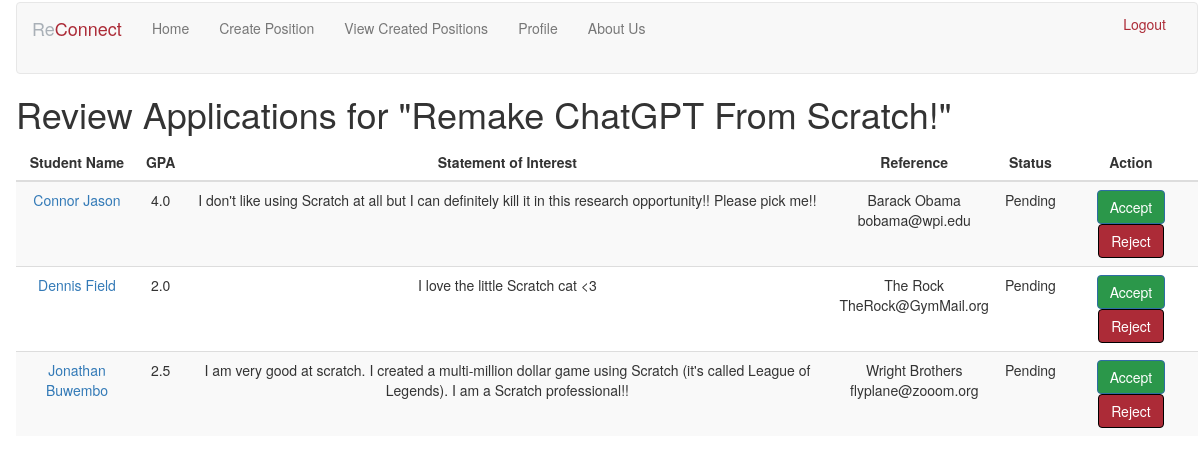
Screenshot of /review_applications/3 (signed in) with the database file from the repository.
### app/Model/models.py (models this page shows, shortened)
class ResearchPosition(db.Model):
    id = db.Column(db.Integer, primary_key=True)
    title = db.Column(db.String(30), unique=True)
    wantedGPA = db.Column(db.Float)
    languages = db.Column(db.String(150))
    description = db.Column(db.String(1500))
    researchGoals = db.Column(db.String(1500))
    startDate = db.Column(db.DateTime)
    endDate = db.Column(db.DateTime)
    timeCommitment = db.Column(db.Integer)
    faculty = db.Column(db.Integer, db.ForeignKey("faculty.id"))
    languages = db.relationship(
        "ProgrammingLanguage",
        secondary=positionLanguages,
        primaryjoin=(positionLanguages.c.position_id == id),
        backref=db.backref("positionLanguages", lazy="dynamic"),
        lazy="dynamic",
    )
    students_application = db.relationship(
        "Applications", back_populates="enrolled_position"
    )
    researchFields = db.relationship("PositionField", back_populates="position")

class Applications(db.Model):
    studentID = db.Column(db.Integer, db.ForeignKey("student.id"), primary_key=True)
    position = db.Column(
        db.Integer, db.ForeignKey("research_position.id"), primary_key=True
    )
    student_enrolled = db.relationship("Student")
    enrolled_position = db.relationship("ResearchPosition")
    status = db.Column(db.String(10), default="Pending")
    applied_date = db.Column(db.DateTime, default=datetime.now())
    statement_of_interest = db.Column(db.String(1500))
    referenceEmail = db.Column(db.String(20))
    referenceName = db.Column(db.String(20))

class User(db.Model, UserMixin):
    __tablename__ = "user"
    id = db.Column(db.Integer, primary_key=True)
    username = db.Column(db.String(20), unique=True)
    password_hash = db.Column(db.String(20))
    firstname = db.Column(db.String(20))
    lastname = db.Column(db.String(20))
    email = db.Column(db.String(20), unique=True)
    phone_number = db.Column(db.String(10))
    __mapper_args__ = {
        "polymorphic_identity": UserType.User,
    }

class Student(User):
    __tablename__ = "student"
    id = db.Column(None, ForeignKey("user.id"), primary_key=True)
    major = db.Column(db.Integer, db.ForeignKey("major.id"))
    GPA = db.Column(db.Float)
    graduationdate = db.Column(db.DateTime)
    user_type = db.Column(db.String(20), default="Student")
    languages = db.relationship(
        "ProgrammingLanguage",
        secondary=studentLanguages, # specifies link between students to programming languages.
        primaryjoin=(studentLanguages.c.student_id == id), # Join where student_id matches the id of the student.
        backref=db.backref("studentLanguages", lazy="dynamic"), # access all programming languages a student knows.
        lazy="dynamic",
    )
    topics_of_interest = db.relationship(
        "ResearchField",
        secondary=studentFields,
        primaryjoin=(studentFields.c.student_id == id),
        backref=db.backref("studentFields", lazy="dynamic"),
        lazy="dynamic",
    )
    appliedPositions = db.relationship(
        "Applications", back_populates="student_enrolled"
    )
    __mapper_args__ = {"polymorphic_identity": UserType.Student}

### app/Controller/routes.py (the view)
@routes_blueprint.route("/review_applications/<position_id>")
@login_required
def review_applications(position_id):
    if current_user.user_type != "Faculty":
        flash("Only faculty can review applications!")
        return redirect(url_for("routes.index"))
    position = ResearchPosition.query.get(position_id)
    applications = Applications.query.filter_by(position=position_id).all()
    return render_template(
        "review_applications.html", position=position, applications=applications
    )

### agileApp.py (called while the page is built, shortened)
@app.before_request
def initDB(*args, **kwargs):
    if app._got_first_request:
        db.create_all()

### app/Model/models.py (called while the page is built)
@login.user_loader
def load_user(id):
    student = Student.query.filter_by(id=id).first()
    if student:
        return student
    faculty = Faculty.query.filter_by(id=id).first()
    if faculty:
        return faculty
    return None

### app/View/templates/review_applications.html
{% extends "base.html" %} {% block content %}
<h1>Review Applications for "{{ position.title }}"</h1>
<table class="table table-striped">
    <thead>
        <tr>
            <th style="text-align: center">Student Name</th>
            <th style="text-align: center">GPA</th>
            <th style="text-align: center">Statement of Interest</th>
            <th style="text-align: center">Reference</th>
            <th style="text-align: center">Status</th>
            <th style="text-align: center">Action</th>
        </tr>
    </thead>
    <tbody>
        {% for application in applications %}
        <tr style="text-align: center">
            <td>
                <a
                    href="{{ url_for('routes.other_profile', user_id=application.student_enrolled.id) }}"
                >
                    {{ application.student_enrolled.firstname }}
                    {{application.student_enrolled.lastname }}</a
                >
            </td>
            <td>{{ application.student_enrolled.GPA }}</td>
            <td>{{ application.statement_of_interest }}</td>
            <td>
                {{ application.referenceName }}<br />
                {{ application.referenceEmail }}
            </td>
            <td>{{ application.status }}</td>
            <td>
                {% if application.status == 'Pending' %}
                <form
                    action="{{ url_for('routes.accept_application', position_id=application.position) }}"
                    method="post"
                    style="display: inline"
                >
                    <button
                        type="submit"
                        class="btn btn-primary btn-custom-apply"
                    >
                        Accept
                    </button>
                </form>
                <form
                    action="{{ url_for('routes.reject_application', position_id=application.position) }}"
                    method="post"
                    style="display: inline"
                >
                    <button type="submit" class="btn btn-primary btn-custom">
                        Reject
                    </button>
                </form>
                {% else %} Application Processed {% endif %}
            </td>
        </tr>
        {% endfor %}
    </tbody>
</table>
{% endblock %}

### app/View/static/css/main.css (style rules this page uses)
body { margin: 1px 1px 1px 15px; padding: 1px; }
.btn-custom { background-color: #ac2b37; border: 1px solid #000000; }
.btn-custom-apply { background-color: #2b974a; }

### rows the page displays
ResearchPosition: title "Remake ChatGPT From Scratch!"
Applications: student_enrolled.firstname "Connor", student_enrolled.lastname "Jason", student_enrolled.GPA "4.0", statement_of_interest "I don't like using Scratch at all but I can definitely kill it in this research opportunity!! Please pick me!!", referenceName "Barack Obama", referenceEmail "bobama@wpi.edu", status "Pending"
Applications: student_enrolled.firstname "Dennis", student_enrolled.lastname "Field", student_enrolled.GPA "2.0", statement_of_interest "I love the little Scratch cat <3", referenceName "The Rock", referenceEmail "TheRock@GymMail.org", status "Pending"
Applications: student_enrolled.firstname "Jonathan", student_enrolled.lastname "Buwembo", student_enrolled.GPA "2.5", statement_of_interest "I am very good at scratch. I created a multi-million dollar game using Scratch (it's called League of Legends). I am a Scratch professional!!", referenceName "Wright Brothers", referenceEmail "flyplane@zooom.org", status "Pending"
